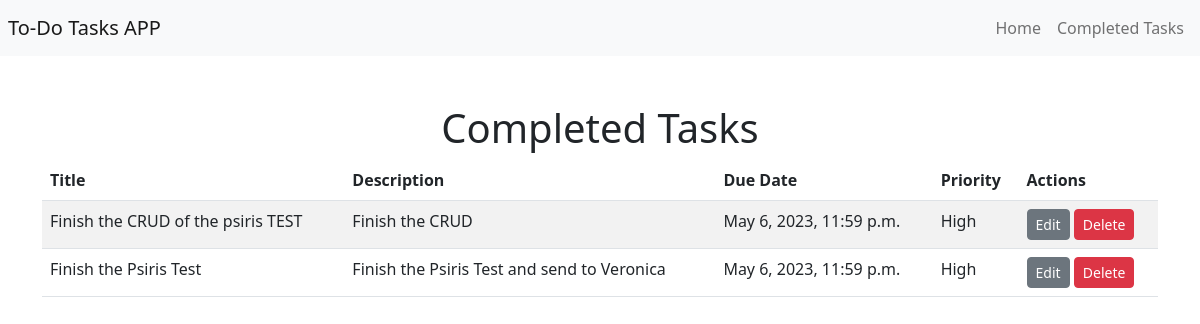
Before: /completed/ with the older database file.
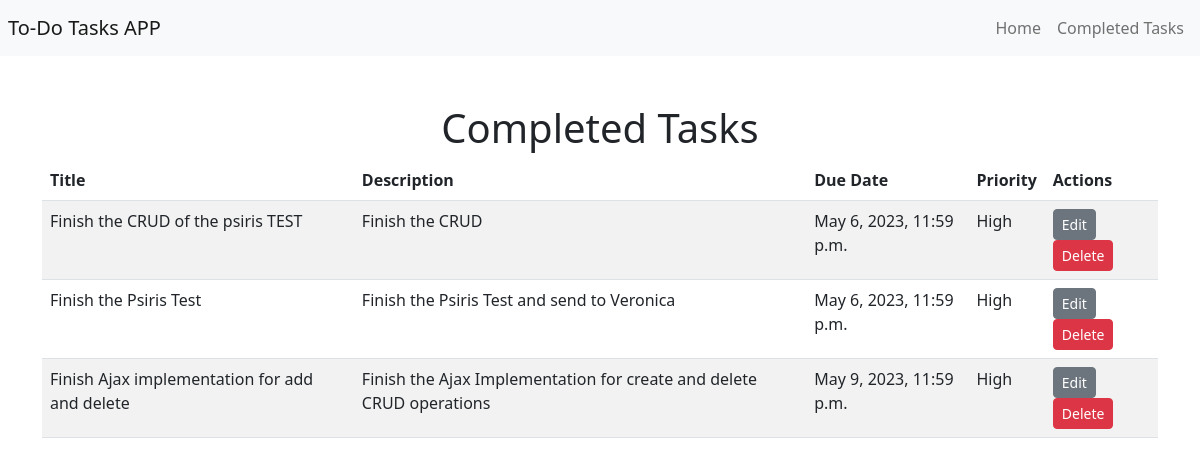
After: the same page with the newer database file.
### todo/models.py (models this page shows, shortened)
class Task(models.Model):
    HIGH = 'H'
    MEDIUM = 'M'
    LOW = 'L'
    PRIORITY_CHOICES = [
        (HIGH, 'High'),
        (MEDIUM, 'Medium'),
        (LOW, 'Low'),
    ]
    title = models.CharField(max_length=200)
    description = models.TextField()
    due_date = models.DateTimeField(default=timezone.now)
    priority = models.CharField(max_length=1, choices=PRIORITY_CHOICES, default=MEDIUM)
    completed = models.BooleanField(default=False)

### todo/views.py (the view)
# urls.py: path('completed/', views.completed_tasks, name='completed_tasks'),
def completed_tasks(request):
    if request.method == 'POST':
        task_id = request.POST.get('task_id')
        task = Task.objects.get(id=task_id)
        task.completed = True
        task.save()
        completed_tasks = Task.objects.filter(completed=True).order_by('due_date', 'priority')
        return render(request, 'todo/completed_tasks.html', {'completed_tasks': completed_tasks})
    elif request.method =='GET':
        completed_tasks = Task.objects.filter(completed=True).order_by('due_date', 'priority')
        return render(request, 'todo/completed_tasks.html', {'completed_tasks': completed_tasks})

### todo/templates/todo/completed_tasks.html
{% extends "todo/base.html" %}
{% block content %}
  <h1>Completed Tasks</h1>
  <table class="table table-striped">
    <thead>
      <tr>
        <th>Title</th>
        <th>Description</th>
        <th>Due Date</th>
        <th>Priority</th>
        <th>Actions</th>
      </tr>
    </thead>
    <tbody>
      {% for task in completed_tasks %}
        <tr>
          <td>{{ task.title }}</td>
          <td>{{ task.description }}</td>
          <td>{{ task.due_date }}</td>
          <td>{{ task.get_priority_display }}</td>
          <td>
            <a href="{% url 'todo:task_edit' task.id %}" class="btn btn-secondary btn-sm">Edit</a>
            <a href="{% url 'todo:task_delete' task.id %}" class="btn btn-danger btn-sm">Delete</a>
          </td>
        </tr>
      {% empty %}
        <tr>
          <td colspan="5">No completed tasks yet.</td>
        </tr>
      {% endfor %}
    </tbody>
  </table>
{% endblock %}

Changed rows visible on the page:
added Task: title "Finish Ajax implementation for add and delete", description "Finish the Ajax Implementation for create and delete CRUD operations", due_date "May 9, 2023, 11:59 p.m.", priority "High"
